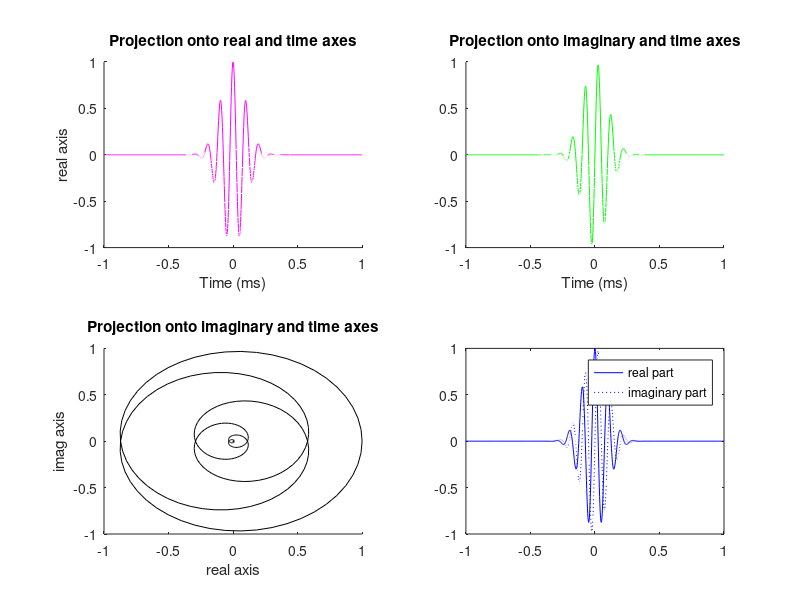
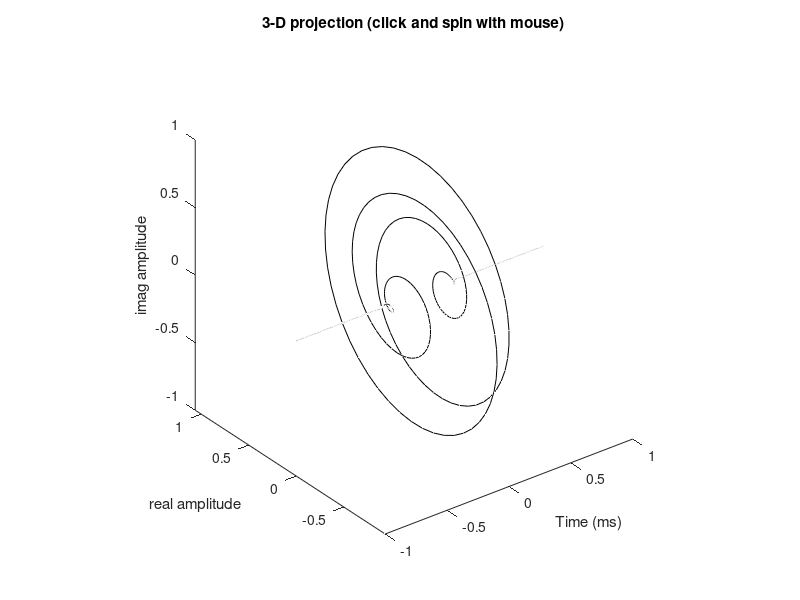
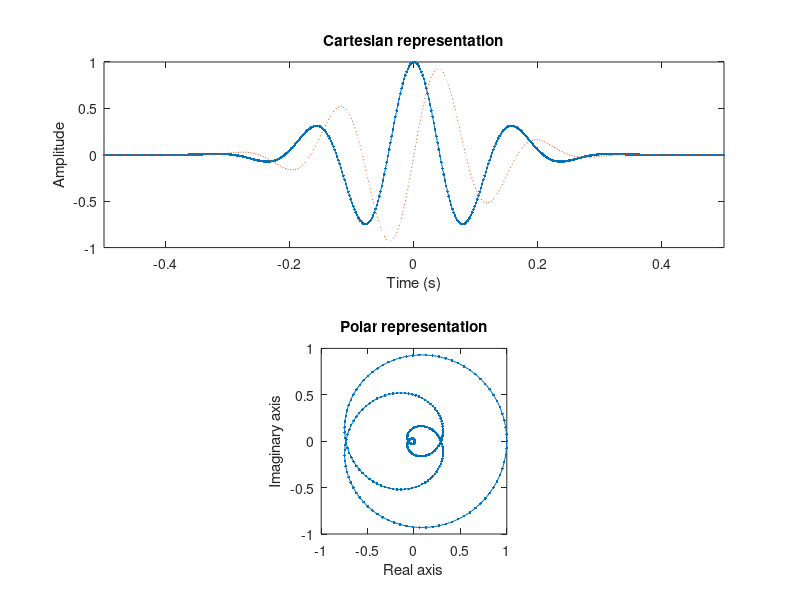
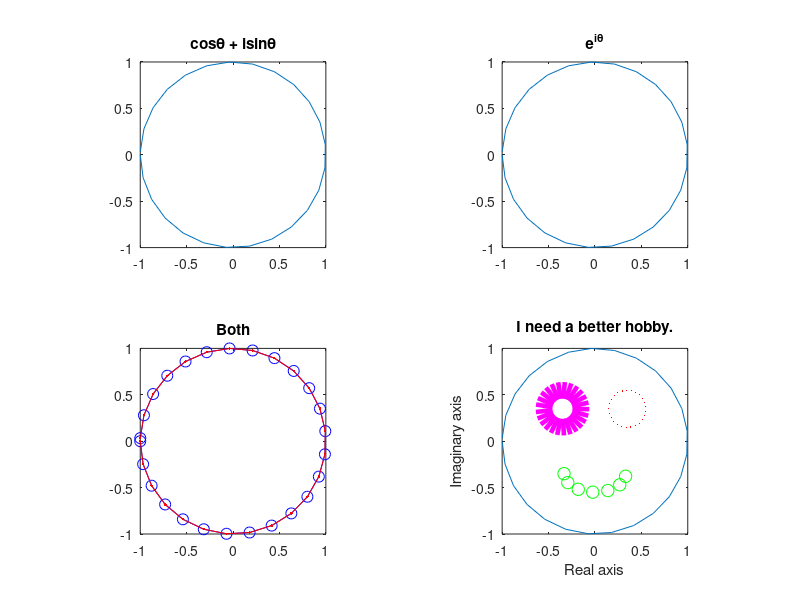

MATLAB code for these plots, in order: (Note: this script raises an error after producing the figures.)
%% Analyzing Neural Time Series Data
% Matlab code for Chapter 13
% Mike X Cohen
% 
% This code accompanies the book, titled "Analyzing Neural Time Series Data" 
% (MIT Press). Using the code without following the book may lead to confusion, 
% incorrect data analyses, and misinterpretations of results. 
% Mike X Cohen assumes no responsibility for inappropriate or incorrect use of this code. 

%% Figure 13.1

% parameters...
srate = 500; % sampling rate in Hz
f     = 10; % frequency of wavelet in Hz
time  = -1:1/srate:1; % time, from -1 to 1 second in steps of 1/sampling-rate
s     = 6/(2*pi*f);

% and together they make a wavelet
wavelet = exp(2*pi*1i*f.*time) .* exp(-time.^2./(2*s^2)); 

figure
subplot(221)
% show the projection onto the real axis
plot3(time,real(wavelet),imag(wavelet),'m')
xlabel('Time (ms)'), ylabel('real axis')
view(0,90)
title('Projection onto real and time axes')

% show the projection onto the imaginary axis
subplot(222)
plot3(time,real(wavelet),imag(wavelet),'g')
xlabel('Time (ms)'), ylabel('imaginary axis')
view(0,0)
title('Projection onto imaginary and time axes') 
 
% plot projection onto real and imaginary axes
subplot(223)
plot3(time,real(wavelet),imag(wavelet),'k')
ylabel('real axis'), zlabel('imag axis')
view(90,0)
title('Projection onto imaginary and time axes')

% plot real and imaginary projections simultaneously
subplot(224)
plot(time,real(wavelet),'b')
hold on
plot(time,imag(wavelet),'b:')
legend({'real part';'imaginary part'})

%% Figure 13.2

% now show in 3d
figure
plot3(time,real(wavelet),imag(wavelet),'k')
xlabel('Time (ms)'), ylabel('real amplitude'), zlabel('imag amplitude')
title('3-D projection (click and spin with mouse)')
axis equal
rotate3d

%% movie

frequency = 6;         % frequency of the sine wave
srate = 500;           % note: should be the same as the data
time  = -.5:1/srate:.5; % vector of time
 
% make wavelet
wavelet = exp(2*1i*pi*frequency.*time) .* exp(-time.^2./(2*(4/(2*pi*frequency))^2));

% make a movie to compare cartesian and polar representation of wavelet
figure, set(gcf,'color',[.6 .2 .7])

timeskip = 1; % if you have a slow computer, set this to, e.g., 5


% setup top row of data (real and imaginary in cartesian plot)
subplot(211)
cplotR = plot(time(1),real(wavelet(1)));
hold on
cplotI = plot(time(1),imag(wavelet(1)),':');
set(gca,'ylim',[-1 1],'xlim',[time(1) time(end)])
xlabel('Time (s)'), ylabel('Amplitude')
title('Cartesian representation')

% setup bottom row of data (polar representation)
subplot(212)
pplot = plot(real(wavelet(1)),imag(wavelet(1)));
set(gca,'ylim',[-1 1],'xlim',[-1 1])
title('Polar representation')
xlabel('Real axis'), ylabel('Imaginary axis')
axis square
 
% loop through time and update data
for ti=1:timeskip:length(time)
    
    % update real part of cartesian plot
    set(cplotR,'XData',time(1:ti),'YData',real(wavelet(1:ti)))
    
    % update imaginary part of cartesian plot
    set(cplotI,'XData',time(1:ti),'YData',imag(wavelet(1:ti)))
    
    % update polar plot
    set(pplot,'XData',real(wavelet(1:ti)),'YData',imag(wavelet(1:ti)))
    drawnow
end

%% Figure 13.4

% Euler's formula: exp(1i*k) gives you a vector on a unit circle with angle k
time = -pi:.25:pi;

figure
subplot(221)
plot(cos(time)+1i*sin(time))
axis square
title('cos\theta + isin\theta')
 
subplot(222)
plot(exp(1i*time))
axis square
title('e^i^\theta')
 
subplot(223)
plot(cos(time)+1i*sin(time),'bo-','markersize',8)
hold on
plot(exp(1i*time),'r.-')
axis square
title('Both')
 
subplot(224)
plot(cos(time)+1i*sin(time))
hold on
plot( (-.35+cos(time)/5) + 1i*(.35+sin(time)/5) ,'m','linew',12) % left eye
plot( (+.35+cos(time)/5) + 1i*(.35+sin(time)/5) ,'r.','markersize',3) % right eye
smile=-pi:.5:0;
plot( (cos(smile)/3) + 1i*(-.35+sin(smile)/5) ,'go','markersize',9) % mouth
xlabel('Real axis')
ylabel('Imaginary axis')
axis square
title('I need a better hobby.')

%% Figure 13.5

% redefine time
time = -.5:1/srate:.5; % vector of time


figure

% plot real and imaginary parts of wavelet
plot(time,real(wavelet),'linew',2)
hold on
plot(time,imag(wavelet),':','linew',2)

% plot cosine and sine
plot(time,cos(2*pi*frequency.*time),'m','linew',2)
plot(time,sin(2*pi*frequency.*time),'m:','linew',2)

% plot gaussian window
gaus_win = exp(-time.^2./(2*s^2));
plot(time,gaus_win,'k')
set(gca,'ylim',[-1.2 1.2])
xlabel('Time (s)')
legend({'real part of wavelet';'imaginary part of wavelet';'cosine';'sine';'Gaussian'})

%% Figure 13.6

load sampleEEGdata % note you don't need the ".mat" (unless the filename contains a period in it)

% create 10 Hz wavelet (kernel)
time = -EEG.pnts/EEG.srate/2 : 1/EEG.srate : EEG.pnts/EEG.srate/2-1/EEG.srate;
f    = 10; % frequency of sine wave in Hz
s    = 4/(2*pi*f);
wavelet = exp(1i*2*pi*f.*time) .* exp(-time.^2./(2*s^2));

% signal is one sine cycle
timeS  = 0:1/EEG.srate:(1/f); % one cycle is 1/f
signal = sin(2*pi*f.*timeS);

% now zero-pad signal
signal = [ zeros(1,EEG.pnts/2-length(timeS)/2) signal zeros(1,EEG.pnts/2-length(timeS)/2) ];

figure

% plot waves
subplot(321)
plot(real(wavelet))
set(gca,'xlim',[200 length(time)-200])

subplot(323)
plot(signal)
set(gca,'xlim',[200 length(time)-200])

subplot(325)
plot(real(conv(wavelet,signal,'same')))
set(gca,'xlim',[200 length(time)-200],'ylim',[-12 12])


% now plot dot products at selected phase lags
subplot(322)
polar(0,12,'-k'), hold on
% compute dot product
dp = sum(wavelet(round(100/f)-2:end).*signal(1:end-round(100/f)+3));
% plot in polar space
polar([angle(dp) angle(dp)],[0 abs(dp)],'k')

subplot(324)
polar(0,12,'-k'), hold on
% compute dot product
dp = sum(wavelet(round(2.3*(100/f)-2):end).*signal(1:end-round(2.3*(100/f)-3)));
% plot in polar space
polar([angle(dp) angle(dp)],[0 abs(dp)],'k')


subplot(326)
polar(0,12,'-k'), hold on
% compute dot product
dp = sum(wavelet.*signal);
% plot in polar space
polar([angle(dp) angle(dp)],[0 abs(dp)],'k')

%% Figure 13.8

% create wavelet
frequency = 6; % in Hz, as usual
time = -1:1/EEG.srate:1;
s    = (4/(2*pi*frequency))^2; % note that s is squared here rather than in the next line...
wavelet = exp(2*1i*pi*frequency.*time) .* exp(-time.^2./(2*s)/frequency);

% FFT parameters
n_wavelet            = length(wavelet);
n_data               = EEG.pnts;
n_convolution        = n_wavelet+n_data-1;
half_of_wavelet_size = (length(wavelet)-1)/2;

% FFT of wavelet and EEG data
fft_wavelet = fft(wavelet,n_convolution);
fft_data    = fft(squeeze(EEG.data(47,:,1)),n_convolution); % FCz, trial 1

convolution_result_fft = ifft(fft_wavelet.*fft_data,n_convolution) * sqrt(s);

% cut off edges
convolution_result_fft = convolution_result_fft(half_of_wavelet_size+1:end-half_of_wavelet_size);

% plot for comparison
figure
subplot(311)
plot(EEG.times,real(convolution_result_fft))
xlabel('Time (ms)'), ylabel('Voltage (\muV)')
title([ 'Projection onto real axis is filtered signal at ' num2str(frequency) ' Hz.' ])

subplot(312)
plot(EEG.times,abs(convolution_result_fft).^2)
xlabel('Time (ms)'), ylabel('Power (\muV^2)')
title([ 'Magnitude of projection vector squared is power at ' num2str(frequency) ' Hz.' ])

subplot(313)
plot(EEG.times,angle(convolution_result_fft))
xlabel('Time (ms)'), ylabel('Phase angle (rad.)')
title([ 'Angle of vector is phase angle time series at ' num2str(frequency) ' Hz.' ])

%% Figure 13.9

figure
plot3(EEG.times,real(convolution_result_fft),imag(convolution_result_fft))
xlabel('Time (ms)'), ylabel('real'), zlabel('imaginary')
grid on
rotate3d

figure
plot3(EEG.times,abs(convolution_result_fft),angle(convolution_result_fft))
title('Click and drag to view phase and amplitude')
xlabel('Time (ms)'), ylabel('amplitude'), zlabel('phase (rad.)')
rotate3d

figure
plot3(EEG.times,angle(convolution_result_fft),abs(convolution_result_fft))
hold on
plot3(EEG.times,angle(convolution_result_fft),real(convolution_result_fft),'r')
title('Click and drag to view phase and amplitude')
xlabel('Time (ms)'), zlabel('amplitude'), ylabel('phase (rad.)')
rotate3d

%% Figure 13.10

srate = 500; % sampling rate in Hz
time  = -1:1/srate:1; % time, from -1 to 1 second in steps of 1/sampling-rate

% create a 9 Hz wavelet
f = 9; % frequency of wavelet in Hz
s = 6/(2*pi*f);
wavelet9 = exp(2*pi*1i*f.*time) .* exp(-time.^2./(2*s^2)); 

% create a 10 Hz wavelet
f = 10; % frequency of wavelet in Hz
s = 6/(2*pi*f);
wavelet10 = exp(2*pi*1i*f.*time) .* exp(-time.^2./(2*s^2)); 


figure
subplot(211)
plot(time,real(wavelet9))
hold on
plot(time,real(wavelet10),'r')
xlabel('Time (ms)'), ylabel('Amplitude')

subplot(212)
hz = linspace(0,srate/2,floor(length(time)/2)+1);
fft9  = fft(wavelet9);
fft10 = fft(wavelet10);

plot(hz,abs(fft9(1:length(hz))))
hold on
plot(hz,abs(fft10(1:length(hz))),'r')
set(gca,'xlim',[0 25])
xlabel('Frequency (Hz)'), ylabel('Amplitude')
legend({'9 Hz wavelet';'10 Hz wavelet'})

%% figure 13.11

% definitions, selections...
chan2use = 'fcz';

min_freq =  2;
max_freq = 80;
num_frex = 30;

% define wavelet parameters
time = -1:1/EEG.srate:1;
frex = logspace(log10(min_freq),log10(max_freq),num_frex);
s    = logspace(log10(3),log10(10),num_frex)./(2*pi*frex);
% s    =  3./(2*pi*frex); % this line is for figure 13.14
% s    = 10./(2*pi*frex); % this line is for figure 13.14

% definte convolution parameters
n_wavelet            = length(time);
n_data               = EEG.pnts*EEG.trials;
n_convolution        = n_wavelet+n_data-1;
n_conv_pow2          = pow2(nextpow2(n_convolution));
half_of_wavelet_size = (n_wavelet-1)/2;

% get FFT of data
eegfft = fft(reshape(EEG.data(strcmpi(chan2use,{EEG.chanlocs.labels}),:,:),1,EEG.pnts*EEG.trials),n_conv_pow2);

% initialize
eegpower = zeros(num_frex,EEG.pnts); % frequencies X time X trials

 
% loop through frequencies and compute synchronization
for fi=1:num_frex
    
    wavelet = fft( sqrt(1/(s(fi)*sqrt(pi))) * exp(2*1i*pi*frex(fi).*time) .* exp(-time.^2./(2*(s(fi)^2))) , n_conv_pow2 );
    
    % convolution
    eegconv = ifft(wavelet.*eegfft);
    eegconv = eegconv(1:n_convolution);
    eegconv = eegconv(half_of_wavelet_size+1:end-half_of_wavelet_size);
    
    % Average power over trials (this code performs baseline transform,
    % which you will learn about in chapter 18)
    temppower = mean(abs(reshape(eegconv,EEG.pnts,EEG.trials)).^2,2);
    eegpower(fi,:) = 10*log10(temppower./mean(temppower(baseidx(1):baseidx(2))));
end

figure
subplot(121)
contourf(EEG.times,frex,eegpower,40,'linecolor','none')
set(gca,'clim',[-3 3],'xlim',[-200 1000],'yscale','log','ytick',logspace(log10(min_freq),log10(max_freq),6),'yticklabel',round(logspace(log10(min_freq),log10(max_freq),6)*10)/10)
title('Logarithmic frequency scaling')

subplot(122)
contourf(EEG.times,frex,eegpower,40,'linecolor','none')
set(gca,'clim',[-3 3],'xlim',[-200 1000])
title('Linear frequency scaling')

%% IMPORTANT TANGENT HERE ON Y-AXIS SCALING USING IMAGESC!!!

figure
subplot(221)
contourf(EEG.times,frex,eegpower,40,'linecolor','none')
set(gca,'clim',[-3 3],'xlim',[-200 1000],'yscale','log','ytick',logspace(log10(min_freq),log10(max_freq),6),'yticklabel',round(logspace(log10(min_freq),log10(max_freq),6)*10)/10)
title('Logarithmic frequency scaling')
ylabel('Frequency (Hz)')

subplot(222)
contourf(EEG.times,frex,eegpower,40,'linecolor','none')
set(gca,'clim',[-3 3],'xlim',[-200 1000])
title('Linear frequency scaling')

subplot(223)
imagesc(EEG.times,frex,eegpower)
set(gca,'clim',[-3 3],'xlim',[-200 1000],'ydir','norm')
title('WRONG Y-AXIS LABELS!!!!')
ylabel('Frequency (Hz)'), xlabel('Time (ms)')

subplot(224)
imagesc(EEG.times,[],eegpower)
set(gca,'clim',[-3 3],'xlim',[-200 1000],'ydir','norm')
set(gca,'ytick',1:6:num_frex,'yticklabel',round(logspace(log10(min_freq),log10(max_freq),6)*10)/10)
title('CORRECT Y-AXIS LABELS!!!!')
xlabel('Time (ms)')

%% Figure 13.12

frequency = 6;         % frequency of the sine wave
srate = 500;           % note: should be the same as the data
time  = -.5:1/srate:.5; % vector of time
% make wavelet
wavelet = exp(2*1i*pi*frequency.*time) .* exp(-time.^2./(2*(4/(2*pi*frequency))^2));

figure
subplot(211)
plot(time,real(wavelet))
title('Good.')

% now make a wavelet that it too short
tooLowFrequency = 2;
wavelet = exp(2*1i*pi*tooLowFrequency.*time) .* exp(-time.^2./(2*(4/(2*pi*tooLowFrequency))^2));

subplot(212)
plot(time,real(wavelet))
xlabel('Time')
title('Not good.')

%% Figure 13.13

frequency = 10;
time      = -.5:1/srate:.5;
numcycles = [ 3 7 ];

wavecolors = 'br';

figure
for i=1:length(numcycles)
    % make wavelet
    wavelet = exp(2*1i*pi*frequency.*time) .* exp(-time.^2./(2*(numcycles(i)/(2*pi*frequency))^2));
    
    subplot(2,2,i)
    plot(time,real(wavelet),wavecolors(i))
    xlabel('Time')
    title([ 'Wavelet at ' num2str(frequency) ' Hz with ' num2str(numcycles(i)) ' cycles' ])
    
    subplot(2,1,2)
    hold on
    fft_wav = 2*abs(fft(wavelet));
    hz_wav  = linspace(0,srate/2,round(length(wavelet)/2)+1);
    plot(hz_wav,fft_wav(1:length(hz_wav)),wavecolors(i))
end

subplot(212)
xlabel('Frequency (Hz)')
set(gca,'xlim',[0 50])
legend({[ num2str(numcycles(1)) ' cycles' ];[ num2str(numcycles(2)) ' cycles' ]})

%% Figure 13.14

% To generate this figure, go up to the code for figure 13.11 and uncomment
% the lines that define the width of the Gaussians for the Morlet wavelets:

% s =  3./(2*pi*frex);
% s = 10./(2*pi*frex);

%% Figure 13.15

frex  = logspace(log10(2),log10(80),30);
srate = 500;
time  = -2:1/srate:2;
N     = length(time);
hz    = linspace(0,srate/2,floor(N/2)+1);
fwhm  = zeros(3,length(frex));

for numcyclesi = 1:3
    
    switch numcyclesi
        case 1
            numcycles=repmat(3,1,length(frex));
        case 2
            numcycles=repmat(10,1,length(frex));
        case 3
            numcycles=logspace(log10(3),log10(10),length(frex));
    end
    
    for fi=1:length(frex)
        
        % make wavelet
        wavelet = exp(2*1i*pi*frex(fi).*time) .* exp(-time.^2./(2*(numcycles(fi)/(2*pi*frex(fi)))^2));
        
        % take FFT of wavelet
        fwave = fft(wavelet);
        fwave = abs(fwave(1:length(hz)))*2;
        
        % normalize power to [0 1]
        fwave = fwave-min(fwave);
        fwave = fwave/max(fwave);
        
        % find left and right 1/2
        [~,peakx]  = max(fwave); % if matlab crashes, replace "~" with "junk"
        [~,left5]  = min(abs(fwave(1:peakx)-.5));
        [~,right5] = min(abs(fwave(peakx:end)-.5));
        right5 = right5+peakx-1;
        
        fwhm(numcyclesi,fi) = hz(right5)-hz(left5);
        
        % plot one example of a wavelet's power spectrum and fwhm
        if fi==ceil(length(frex)/2) && numcyclesi==3
            figure
            
            % plot power spectrum
            plot(hz,fwave,'.-')
            hold on
            
            % plot fwhm
            plot(hz(left5),fwave(left5),'ro','markersize',10)
            plot(hz(right5),fwave(right5),'ro','markersize',10)
            % and draw lines to frequencies
            plot([hz(left5) hz(left5)],[0 fwave(left5)],'r')
            plot([hz(right5) hz(right5)],[0 fwave(right5)],'r')            
            
            set(gca,'xlim',[0 30])
            xlabel('Frequency (Hz)')
            ylabel('Normalized power')
        end
    end
end

figure
plot(frex,fwhm,'.-')
xlabel('Frequency (Hz)')
ylabel('FWHM (Hz)')
legend({'3';'10';'3-10'})

figure
plot(frex,fwhm,'.-')
xlabel('Frequency (Hz)')
ylabel('FWHM (Hz)')
legend({'3';'10';'3-10'})
set(gca,'xlim',[frex(1)*.8 frex(end)*1.2],'ylim',[min(fwhm(:))*.8 max(fwhm(:))*1.2],'xscale','log','xtick',round(logspace(log10(frex(1)),log10(frex(end)),6)),'yscale','log','ytick',round(10*logspace(log10(min(fwhm(:))),log10(max(fwhm(:))),6))/10)

%% end.


%% Figure 13.2

% now show in 3d
figure
plot3(time,real(wavelet),imag(wavelet),'k')
xlabel('Time (ms)'), ylabel('real amplitude'), zlabel('imag amplitude')
title('3-D projection (click and spin with mouse)')
axis equal
rotate3d

%% movie

frequency = 6;         % frequency of the sine wave
srate = 500;           % note: should be the same as the data
time  = -.5:1/srate:.5; % vector of time
 
% make wavelet
wavelet = exp(2*1i*pi*frequency.*time) .* exp(-time.^2./(2*(4/(2*pi*frequency))^2));

% make a movie to compare cartesian and polar representation of wavelet
figure, set(gcf,'color',[.6 .2 .7])

timeskip = 1; % if you have a slow computer, set this to, e.g., 5


% setup top row of data (real and imaginary in cartesian plot)
subplot(211)
cplotR = plot(time(1),real(wavelet(1)));
hold on
cplotI = plot(time(1),imag(wavelet(1)),':');
set(gca,'ylim',[-1 1],'xlim',[time(1) time(end)])
xlabel('Time (s)'), ylabel('Amplitude')
title('Cartesian representation')

% setup bottom row of data (polar representation)
subplot(212)
pplot = plot(real(wavelet(1)),imag(wavelet(1)));
set(gca,'ylim',[-1 1],'xlim',[-1 1])
title('Polar representation')
xlabel('Real axis'), ylabel('Imaginary axis')
axis square
 
% loop through time and update data
for ti=1:timeskip:length(time)
    
    % update real part of cartesian plot
    set(cplotR,'XData',time(1:ti),'YData',real(wavelet(1:ti)))
    
    % update imaginary part of cartesian plot
    set(cplotI,'XData',time(1:ti),'YData',imag(wavelet(1:ti)))
    
    % update polar plot
    set(pplot,'XData',real(wavelet(1:ti)),'YData',imag(wavelet(1:ti)))
    drawnow
end

%% Figure 13.4

% Euler's formula: exp(1i*k) gives you a vector on a unit circle with angle k
time = -pi:.25:pi;

figure
subplot(221)
plot(cos(time)+1i*sin(time))
axis square
title('cos\theta + isin\theta')
 
subplot(222)
plot(exp(1i*time))
axis square
title('e^i^\theta')
 
subplot(223)
plot(cos(time)+1i*sin(time),'bo-','markersize',8)
hold on
plot(exp(1i*time),'r.-')
axis square
title('Both')
 
subplot(224)
plot(cos(time)+1i*sin(time))
hold on
plot( (-.35+cos(time)/5) + 1i*(.35+sin(time)/5) ,'m','linew',12) % left eye
plot( (+.35+cos(time)/5) + 1i*(.35+sin(time)/5) ,'r.','markersize',3) % right eye
smile=-pi:.5:0;
plot( (cos(smile)/3) + 1i*(-.35+sin(smile)/5) ,'go','markersize',9) % mouth
xlabel('Real axis')
ylabel('Imaginary axis')
axis square
title('I need a better hobby.')

%% Figure 13.5

% redefine time
time = -.5:1/srate:.5; % vector of time


figure

% plot real and imaginary parts of wavelet
plot(time,real(wavelet),'linew',2)
hold on
plot(time,imag(wavelet),':','linew',2)

% plot cosine and sine
plot(time,cos(2*pi*frequency.*time),'m','linew',2)
plot(time,sin(2*pi*frequency.*time),'m:','linew',2)

% plot gaussian window
gaus_win = exp(-time.^2./(2*s^2));
plot(time,gaus_win,'k')
set(gca,'ylim',[-1.2 1.2])
xlabel('Time (s)')
legend({'real part of wavelet';'imaginary part of wavelet';'cosine';'sine';'Gaussian'})

%% Figure 13.6

load sampleEEGdata % note you don't need the ".mat" (unless the filename contains a period in it)

% create 10 Hz wavelet (kernel)
time = -EEG.pnts/EEG.srate/2 : 1/EEG.srate : EEG.pnts/EEG.srate/2-1/EEG.srate;
f    = 10; % frequency of sine wave in Hz
s    = 4/(2*pi*f);
wavelet = exp(1i*2*pi*f.*time) .* exp(-time.^2./(2*s^2));

% signal is one sine cycle
timeS  = 0:1/EEG.srate:(1/f); % one cycle is 1/f
signal = sin(2*pi*f.*timeS);

% now zero-pad signal
signal = [ zeros(1,EEG.pnts/2-length(timeS)/2) signal zeros(1,EEG.pnts/2-length(timeS)/2) ];

figure

% plot waves
subplot(321)
plot(real(wavelet))
set(gca,'xlim',[200 length(time)-200])

subplot(323)
plot(signal)
set(gca,'xlim',[200 length(time)-200])

subplot(325)
plot(real(conv(wavelet,signal,'same')))
set(gca,'xlim',[200 length(time)-200],'ylim',[-12 12])


% now plot dot products at selected phase lags
subplot(322)
polar(0,12,'-k'), hold on
% compute dot product
dp = sum(wavelet(round(100/f)-2:end).*signal(1:end-round(100/f)+3));
% plot in polar space
polar([angle(dp) angle(dp)],[0 abs(dp)],'k')

subplot(324)
polar(0,12,'-k'), hold on
% compute dot product
dp = sum(wavelet(round(2.3*(100/f)-2):end).*signal(1:end-round(2.3*(100/f)-3)));
% plot in polar space
polar([angle(dp) angle(dp)],[0 abs(dp)],'k')


subplot(326)
polar(0,12,'-k'), hold on
% compute dot product
dp = sum(wavelet.*signal);
% plot in polar space
polar([angle(dp) angle(dp)],[0 abs(dp)],'k')

%% Figure 13.8

% create wavelet
frequency = 6; % in Hz, as usual
time = -1:1/EEG.srate:1;
s    = (4/(2*pi*frequency))^2; % note that s is squared here rather than in the next line...
wavelet = exp(2*1i*pi*frequency.*time) .* exp(-time.^2./(2*s)/frequency);

% FFT parameters
n_wavelet            = length(wavelet);
n_data               = EEG.pnts;
n_convolution        = n_wavelet+n_data-1;
half_of_wavelet_size = (length(wavelet)-1)/2;

% FFT of wavelet and EEG data
fft_wavelet = fft(wavelet,n_convolution);
fft_data    = fft(squeeze(EEG.data(47,:,1)),n_convolution); % FCz, trial 1

convolution_result_fft = ifft(fft_wavelet.*fft_data,n_convolution) * sqrt(s);

% cut off edges
convolution_result_fft = convolution_result_fft(half_of_wavelet_size+1:end-half_of_wavelet_size);

% plot for comparison
figure
subplot(311)
plot(EEG.times,real(convolution_result_fft))
xlabel('Time (ms)'), ylabel('Voltage (\muV)')
title([ 'Projection onto real axis is filtered signal at ' num2str(frequency) ' Hz.' ])

subplot(312)
plot(EEG.times,abs(convolution_result_fft).^2)
xlabel('Time (ms)'), ylabel('Power (\muV^2)')
title([ 'Magnitude of projection vector squared is power at ' num2str(frequency) ' Hz.' ])

subplot(313)
plot(EEG.times,angle(convolution_result_fft))
xlabel('Time (ms)'), ylabel('Phase angle (rad.)')
title([ 'Angle of vector is phase angle time series at ' num2str(frequency) ' Hz.' ])

%% Figure 13.9

figure
plot3(EEG.times,real(convolution_result_fft),imag(convolution_result_fft))
xlabel('Time (ms)'), ylabel('real'), zlabel('imaginary')
grid on
rotate3d

figure
plot3(EEG.times,abs(convolution_result_fft),angle(convolution_result_fft))
title('Click and drag to view phase and amplitude')
xlabel('Time (ms)'), ylabel('amplitude'), zlabel('phase (rad.)')
rotate3d

figure
plot3(EEG.times,angle(convolution_result_fft),abs(convolution_result_fft))
hold on
plot3(EEG.times,angle(convolution_result_fft),real(convolution_result_fft),'r')
title('Click and drag to view phase and amplitude')
xlabel('Time (ms)'), zlabel('amplitude'), ylabel('phase (rad.)')
rotate3d

%% Figure 13.10

srate = 500; % sampling rate in Hz
time  = -1:1/srate:1; % time, from -1 to 1 second in steps of 1/sampling-rate

% create a 9 Hz wavelet
f = 9; % frequency of wavelet in Hz
s = 6/(2*pi*f);
wavelet9 = exp(2*pi*1i*f.*time) .* exp(-time.^2./(2*s^2)); 

% create a 10 Hz wavelet
f = 10; % frequency of wavelet in Hz
s = 6/(2*pi*f);
wavelet10 = exp(2*pi*1i*f.*time) .* exp(-time.^2./(2*s^2)); 


figure
subplot(211)
plot(time,real(wavelet9))
hold on
plot(time,real(wavelet10),'r')
xlabel('Time (ms)'), ylabel('Amplitude')

subplot(212)
hz = linspace(0,srate/2,floor(length(time)/2)+1);
fft9  = fft(wavelet9);
fft10 = fft(wavelet10);

plot(hz,abs(fft9(1:length(hz))))
hold on
plot(hz,abs(fft10(1:length(hz))),'r')
set(gca,'xlim',[0 25])
xlabel('Frequency (Hz)'), ylabel('Amplitude')
legend({'9 Hz wavelet';'10 Hz wavelet'})

%% figure 13.11

% definitions, selections...
chan2use = 'fcz';

min_freq =  2;
max_freq = 80;
num_frex = 30;

% define wavelet parameters
time = -1:1/EEG.srate:1;
frex = logspace(log10(min_freq),log10(max_freq),num_frex);
s    = logspace(log10(3),log10(10),num_frex)./(2*pi*frex);
% s    =  3./(2*pi*frex); % this line is for figure 13.14
% s    = 10./(2*pi*frex); % this line is for figure 13.14

% definte convolution parameters
n_wavelet            = length(time);
n_data               = EEG.pnts*EEG.trials;
n_convolution        = n_wavelet+n_data-1;
n_conv_pow2          = pow2(nextpow2(n_convolution));
half_of_wavelet_size = (n_wavelet-1)/2;

% get FFT of data
eegfft = fft(reshape(EEG.data(strcmpi(chan2use,{EEG.chanlocs.labels}),:,:),1,EEG.pnts*EEG.trials),n_conv_pow2);

% initialize
eegpower = zeros(num_frex,EEG.pnts); % frequencies X time X trials

 
% loop through frequencies and compute synchronization
for fi=1:num_frex
    
    wavelet = fft( sqrt(1/(s(fi)*sqrt(pi))) * exp(2*1i*pi*frex(fi).*time) .* exp(-time.^2./(2*(s(fi)^2))) , n_conv_pow2 );
    
    % convolution
    eegconv = ifft(wavelet.*eegfft);
    eegconv = eegconv(1:n_convolution);
    eegconv = eegconv(half_of_wavelet_size+1:end-half_of_wavelet_size);
    
    % Average power over trials (this code performs baseline transform,
    % which you will learn about in chapter 18)
    temppower = mean(abs(reshape(eegconv,EEG.pnts,EEG.trials)).^2,2);
    eegpower(fi,:) = 10*log10(temppower./mean(temppower(baseidx(1):baseidx(2))));
end

figure
subplot(121)
contourf(EEG.times,frex,eegpower,40,'linecolor','none')
set(gca,'clim',[-3 3],'xlim',[-200 1000],'yscale','log','ytick',logspace(log10(min_freq),log10(max_freq),6),'yticklabel',round(logspace(log10(min_freq),log10(max_freq),6)*10)/10)
title('Logarithmic frequency scaling')

subplot(122)
contourf(EEG.times,frex,eegpower,40,'linecolor','none')
set(gca,'clim',[-3 3],'xlim',[-200 1000])
title('Linear frequency scaling')

%% IMPORTANT TANGENT HERE ON Y-AXIS SCALING USING IMAGESC!!!

figure
subplot(221)
contourf(EEG.times,frex,eegpower,40,'linecolor','none')
set(gca,'clim',[-3 3],'xlim',[-200 1000],'yscale','log','ytick',logspace(log10(min_freq),log10(max_freq),6),'yticklabel',round(logspace(log10(min_freq),log10(max_freq),6)*10)/10)
title('Logarithmic frequency scaling')
ylabel('Frequency (Hz)')

subplot(222)
contourf(EEG.times,frex,eegpower,40,'linecolor','none')
set(gca,'clim',[-3 3],'xlim',[-200 1000])
title('Linear frequency scaling')

subplot(223)
imagesc(EEG.times,frex,eegpower)
set(gca,'clim',[-3 3],'xlim',[-200 1000],'ydir','norm')
title('WRONG Y-AXIS LABELS!!!!')
ylabel('Frequency (Hz)'), xlabel('Time (ms)')

subplot(224)
imagesc(EEG.times,[],eegpower)
set(gca,'clim',[-3 3],'xlim',[-200 1000],'ydir','norm')
set(gca,'ytick',1:6:num_frex,'yticklabel',round(logspace(log10(min_freq),log10(max_freq),6)*10)/10)
title('CORRECT Y-AXIS LABELS!!!!')
xlabel('Time (ms)')

%% Figure 13.12

frequency = 6;         % frequency of the sine wave
srate = 500;           % note: should be the same as the data
time  = -.5:1/srate:.5; % vector of time
% make wavelet
wavelet = exp(2*1i*pi*frequency.*time) .* exp(-time.^2./(2*(4/(2*pi*frequency))^2));

figure
subplot(211)
plot(time,real(wavelet))
title('Good.')

% now make a wavelet that it too short
tooLowFrequency = 2;
wavelet = exp(2*1i*pi*tooLowFrequency.*time) .* exp(-time.^2./(2*(4/(2*pi*tooLowFrequency))^2));

subplot(212)
plot(time,real(wavelet))
xlabel('Time')
title('Not good.')

%% Figure 13.13

frequency = 10;
time      = -.5:1/srate:.5;
numcycles = [ 3 7 ];

wavecolors = 'br';

figure
for i=1:length(numcycles)
    % make wavelet
    wavelet = exp(2*1i*pi*frequency.*time) .* exp(-time.^2./(2*(numcycles(i)/(2*pi*frequency))^2));
    
    subplot(2,2,i)
    plot(time,real(wavelet),wavecolors(i))
    xlabel('Time')
    title([ 'Wavelet at ' num2str(frequency) ' Hz with ' num2str(numcycles(i)) ' cycles' ])
    
    subplot(2,1,2)
    hold on
    fft_wav = 2*abs(fft(wavelet));
    hz_wav  = linspace(0,srate/2,round(length(wavelet)/2)+1);
    plot(hz_wav,fft_wav(1:length(hz_wav)),wavecolors(i))
end

subplot(212)
xlabel('Frequency (Hz)')
set(gca,'xlim',[0 50])
legend({[ num2str(numcycles(1)) ' cycles' ];[ num2str(numcycles(2)) ' cycles' ]})

%% Figure 13.14

% To generate this figure, go up to the code for figure 13.11 and uncomment
% the lines that define the width of the Gaussians for the Morlet wavelets:

% s =  3./(2*pi*frex);
% s = 10./(2*pi*frex);

%% Figure 13.15

frex  = logspace(log10(2),log10(80),30);
srate = 500;
time  = -2:1/srate:2;
N     = length(time);
hz    = linspace(0,srate/2,floor(N/2)+1);
fwhm  = zeros(3,length(frex));

for numcyclesi = 1:3
    
    switch numcyclesi
        case 1
            numcycles=repmat(3,1,length(frex));
        case 2
            numcycles=repmat(10,1,length(frex));
        case 3
            numcycles=logspace(log10(3),log10(10),length(frex));
    end
    
    for fi=1:length(frex)
        
        % make wavelet
        wavelet = exp(2*1i*pi*frex(fi).*time) .* exp(-time.^2./(2*(numcycles(fi)/(2*pi*frex(fi)))^2));
        
        % take FFT of wavelet
        fwave = fft(wavelet);
        fwave = abs(fwave(1:length(hz)))*2;
        
        % normalize power to [0 1]
        fwave = fwave-min(fwave);
        fwave = fwave/max(fwave);
        
        % find left and right 1/2
        [~,peakx]  = max(fwave); % if matlab crashes, replace "~" with "junk"
        [~,left5]  = min(abs(fwave(1:peakx)-.5));
        [~,right5] = min(abs(fwave(peakx:end)-.5));
        right5 = right5+peakx-1;
        
        fwhm(numcyclesi,fi) = hz(right5)-hz(left5);
        
        % plot one example of a wavelet's power spectrum and fwhm
        if fi==ceil(length(frex)/2) && numcyclesi==3
            figure
            
            % plot power spectrum
            plot(hz,fwave,'.-')
            hold on
            
            % plot fwhm
            plot(hz(left5),fwave(left5),'ro','markersize',10)
            plot(hz(right5),fwave(right5),'ro','markersize',10)
            % and draw lines to frequencies
            plot([hz(left5) hz(left5)],[0 fwave(left5)],'r')
            plot([hz(right5) hz(right5)],[0 fwave(right5)],'r')            
            
            set(gca,'xlim',[0 30])
            xlabel('Frequency (Hz)')
            ylabel('Normalized power')
        end
    end
end

figure
plot(frex,fwhm,'.-')
xlabel('Frequency (Hz)')
ylabel('FWHM (Hz)')
legend({'3';'10';'3-10'})

figure
plot(frex,fwhm,'.-')
xlabel('Frequency (Hz)')
ylabel('FWHM (Hz)')
legend({'3';'10';'3-10'})
set(gca,'xlim',[frex(1)*.8 frex(end)*1.2],'ylim',[min(fwhm(:))*.8 max(fwhm(:))*1.2],'xscale','log','xtick',round(logspace(log10(frex(1)),log10(frex(end)),6)),'yscale','log','ytick',round(10*logspace(log10(min(fwhm(:))),log10(max(fwhm(:))),6))/10)

%% end.
